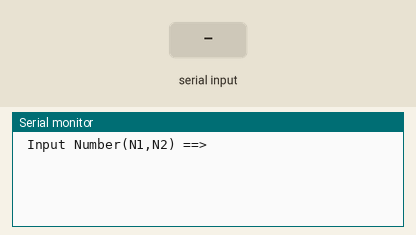
The sketch below on a simulated Arduino Uno, built with avr-gcc and run on an emulated ATmega328P. Shown: the last lines printed to the serial monitor. The inputs (shaded band) are chosen by the test bench.

Above: at 1.2 s.
1.3 s: "+" received over Serial
At 4.1 s:
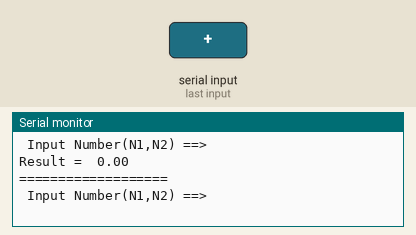
4.3 s: "/" received over Serial
At 7.7 s:
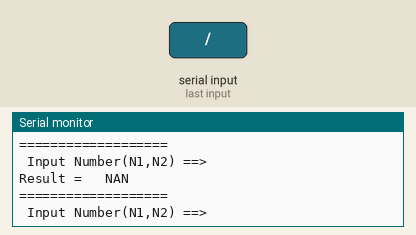

The sketch:

ex6-10.ino
```cpp
float is_cal(char, float, float);

void setup() {
  // 시리얼 통신 속도 설정 : 속도 9600 bps, 8데이터 비트, 패리티 없음, 한 개의 스톱비트
 Serial.begin(9600) ;
}


void loop() {
  char oper;
  float f1, f2, result ;
  String echoStr="";

      Serial.println(" Input Number(N1,N2) ==>");
      while(1) {
       if(Serial.available() > 0 ) break;
      }
      oper = Serial.read();
      f1 = Serial.parseFloat();
      f2 = Serial.parseFloat();

      result = is_cal(oper,f1,f2);

      echoStr = "Result =  " + String(result);
      Serial.println(echoStr);
      Serial.println("===================");
  }

float is_cal(char op, float x, float y)
{
 float r;
 switch(op) {
   case'+' : r = x+y;
   break;

   case'-' : r = x-y;
   break;

   case'*' : r = x*y;
   break;

   case'/' : r = x/y;
   break;

   default: break;
 }

 return r;
}
```

Measured:
- after the input at 1.3 s, the serial monitor: prints a new line after 2.0 s (image 1)
- after the input at 4.3 s, the serial monitor: prints a new line after 2.0 s (image 2)
